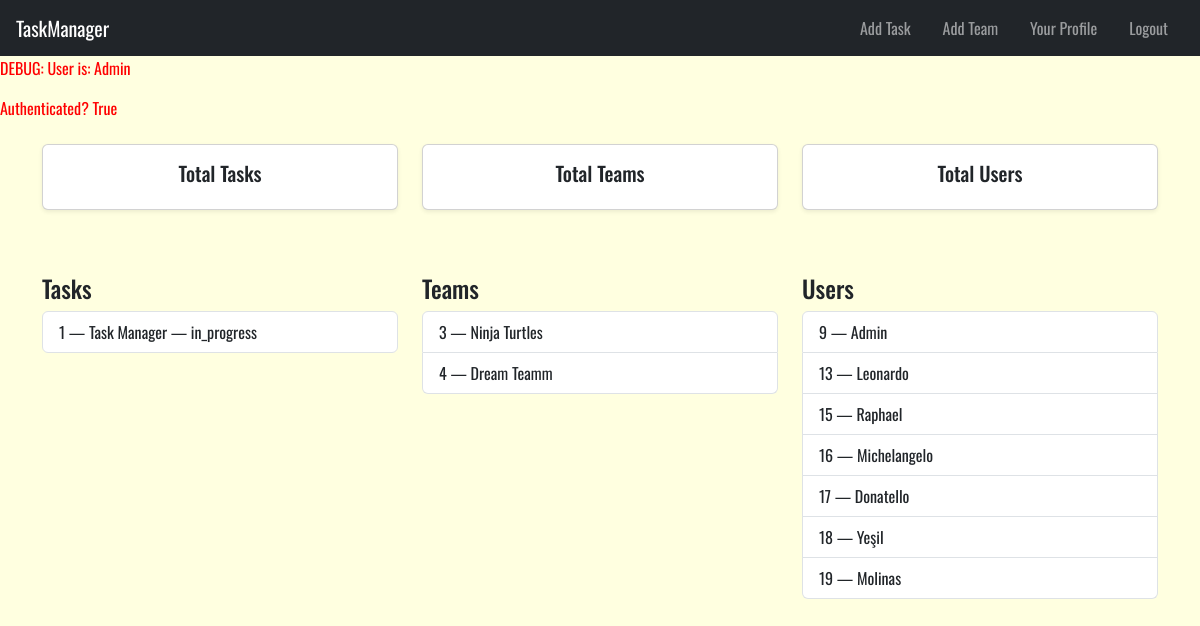
/ (signed in), run on an earlier commit of the app's database.
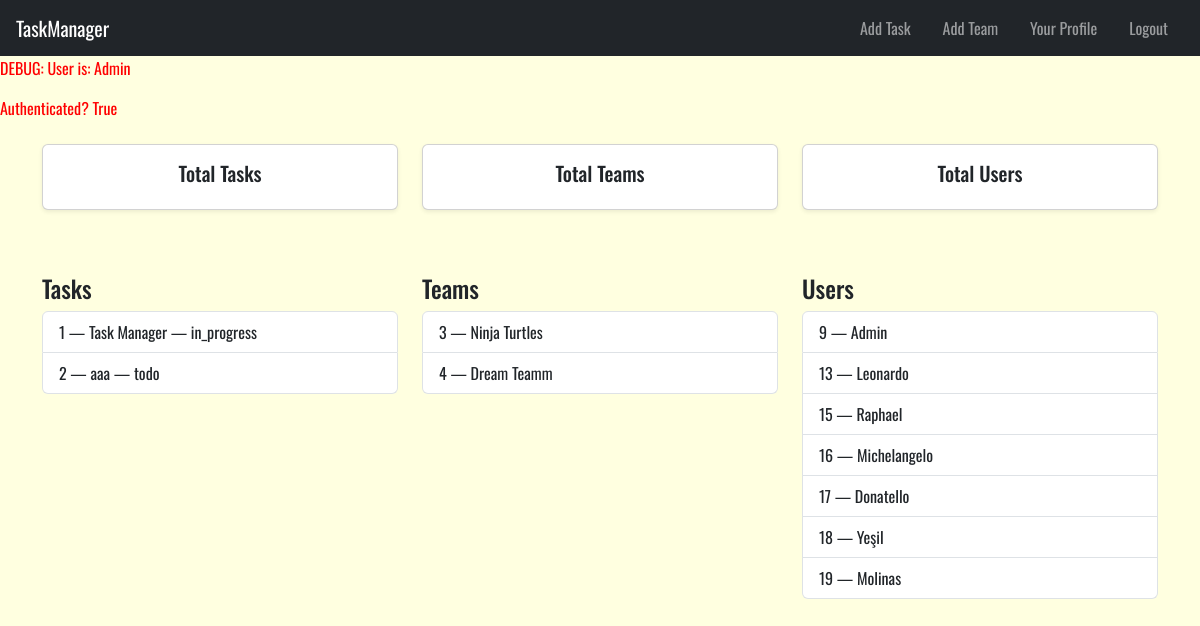
And on a later commit of the database.
### tasks/models.py (models this page shows, shortened)
class Task(models.Model):
    STATUS_CHOICES = [
        ('todo', 'To Do'),
        ('in_progress', 'In Progress'),
        ('done', 'Done'),
    ]
    private = models.BooleanField(blank=False,default=False) # if it is false every one can see it , users & teams associated
    creator = models.ForeignKey(User,on_delete=models.CASCADE, related_name='created_tasks')
    title = models.CharField(max_length=200)
    status = models.CharField(max_length=20, choices=STATUS_CHOICES, default='todo')
    description = models.TextField(blank=True)
    users = models.ManyToManyField(User, related_name='tasks')  # Users assigned to the task
    teams = models.ManyToManyField(Team, related_name='tasks' , blank=True)  # Teams related to the task
    subtasks = models.ManyToManyField('self', symmetrical=False, blank=True, related_name='parent_tasks')  # Optional sub-task linkage
    created_at = models.DateTimeField(auto_now_add=True)
    updated_at = models.DateTimeField(auto_now=True)
    deadline = models.DateTimeField(null=True, blank=True)

class Team(models.Model): # One user can be a team
    name = models.CharField(max_length=100)
    users = models.ManyToManyField(User, related_name='teams')

class UserProfile(models.Model):
    user = models.OneToOneField(User, on_delete=models.CASCADE)# if we delete user we delete theri profile too
    description = models.TextField(blank=True)
    image = models.ImageField(max_length=500,default="profile_pictures/placeholder.png",upload_to="profile_pictures")

### tasks/views.py (the view)
# urls.py: path("", views.index, name="index"), # we remoed it because we wont create other applications
@login_required
def index(request):
    task_list = Task.objects.all()
    team_list = Team.objects.all()
    user_list = UserProfile.objects.all()
    context = { # we use this to create dynamique pages we use this variable as an attribute | we use the content in it like objects
        "task_list":task_list,
        "team_list":team_list,
        "user_list":user_list,
        "current_user": request.user, # after login it contains current users information
    }
    return render(request,"index.html",context)

### tasks/templates/index.html (shortened to what this page needs)
{% extends 'base.html' %}
{% block body %}
<div class="container my-4">
    <section class="row text-center mb-5">
        <article class="col-md-4 mb-3">
            <div class="card h-100 shadow-sm">
                <div class="card-body">
                    <h5 class="card-title">Total Tasks</h5>
                </div>
            </div>
        </article>
        <article class="col-md-4 mb-3">
            <div class="card h-100 shadow-sm">
                <div class="card-body">
                    <h5 class="card-title">Total Teams</h5>
                </div>
            </div>
        </article>
        <article class="col-md-4 mb-3">
            <div class="card h-100 shadow-sm">
                <div class="card-body">
                    <h5 class="card-title">Total Users</h5>
                </div>
            </div>
        </article>
    </section>
    <section class="row">
        <article class="col-lg-4 mb-4">
            <h4>Tasks</h4>
            <div class="list-group">
                {% for task in task_list %}
                    <a href="{% url 'task:detail_task' task.id %}" class="list-group-item list-group-item-action">
                        {{ task.id }} — {{ task.title }} — {{ task.status|default:"todo" }}
                    </a>
                {% empty %}
                    <div class="list-group-item">No tasks available.</div>
                {% endfor %}
            </div>
        </article>
        <article class="col-lg-4 mb-4">
            <h4>Teams</h4>
            <div class="list-group">
                {% for team in team_list %}
                    <a href="{% url 'task:detail_team' team.id %}" class="list-group-item list-group-item-action">
                        {{ team.id }} — {{ team.name }}
                    </a>
                {% empty %}
                    <div class="list-group-item">No teams available.</div>
                {% endfor %}
            </div>
        </article>
        <article class="col-lg-4 mb-4">
            <h4>Users</h4>
            <div class="list-group">
                {% for user in user_list %}
                    <a href="{% url 'task:detail_user' user.id %}" class="list-group-item list-group-item-action">
                        {{ user.id }} — {{ user.user.username }}
                    </a>
                {% empty %}
                    <div class="list-group-item">No users available.</div>
                {% endfor %}
            </div>
        </article>
    </section>
</div>
{% endblock %}

What changed in the data, as far as the page shows it:
added Task: id "2", title "aaa", status "todo"
